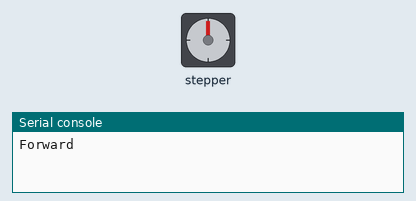
Bench run of a program on a simulated ESP32 board running MicroPython. Parts: stepper motor, the last lines printed to the serial console. The stepper is drawn at 2048 steps a turn. At 28.2 s the program stops and its outputs stay as they are.

Above: at 0.15 s.
At 13.39 s:
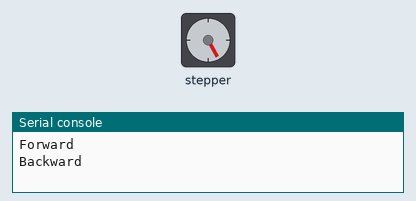
At 20.01 s:
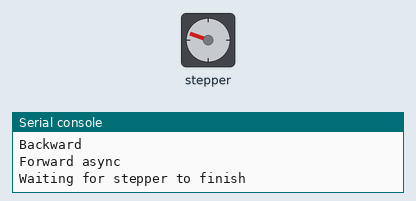
At 26.5 s:
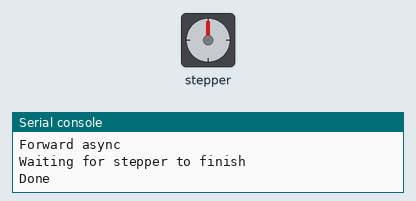
Timing chart, 0 to 28.0 s (numbered marks = the images above):
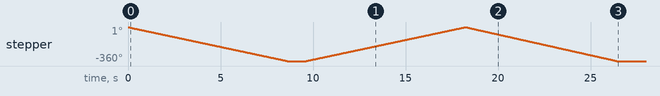

Measured:
- by itself, stepper: turns 360° counter-clockwise in 8.6 s, then 360° clockwise in 8.6 s, then 360° counter-clockwise in 8.2 s

The program:

Step28BYJ48_example.py
```python
# (licence header left out)
"""
"""
from ESP32_Step28BYJ48 import Step28BYJ48
import utime

stepper = Step28BYJ48(13, 12, 14, 27)
stepper.setSpeed(8192)

print("Forward")
stepper.syncSteps(512)

utime.sleep_ms(1000)

print("Backward")
stepper.syncSteps(-512)

print("Forward async")
stepper.asyncSteps(512, callback=lambda t: print('Done'))

# Wait so that the callback prints its message before the program terminates
print("Waiting for stepper to finish")
utime.sleep_ms(10000)

print("Bye!")
```

ESP32_Step28BYJ48.py
```python
# (licence header left out)
import machine
import utime

class Step28BYJ48:
	"""A class for driving a 28BYJ-48 stepper motor."""

	# Sequence of 8 phases to drive the motor. Bits are IN4 IN3 IN2 IN1
	_phases = bytearray([
  	0b1000,
		0b1100,
		0b0100,
		0b0110,
		0b0010,
		0b0011,
		0b0001,
		0b1001,
	])

	# Minimum milliseconds per turn (max speed is one turn in 4.096s)
	minMsPerTurn = 4096

	def __init__(self, pin1, pin2, pin3, pin4, timer=None):
		"""
		Initialize a stepper motor with driving pins 1 to 4 named pin1, pin2, pin3 and pin4.
		If a timer number is provided, this timer will be used, else timer 5 will be used.
		"""
		self._drive = [
			machine.Pin(pin1, machine.Pin.OUT),
			machine.Pin(pin2, machine.Pin.OUT),
			machine.Pin(pin3, machine.Pin.OUT),
			machine.Pin(pin4, machine.Pin.OUT)
		]
		if timer == None:
			timer = -1
		self.msPerTurn = Step28BYJ48.minMsPerTurn  # minimum value / max speed
		self._timer = machine.Timer(timer)
		self._callback = None
		self._remainingPhases = 0

	def setSpeed(self, msPerTurn):
		"""
		Set the rotation speed in milliseconds per turn.
		Higher values mean lower rotation speed.
		"""
		if msPerTurn < Step28BYJ48.minMsPerTurn :
			raise ValueError('Minimum ms per turn is 4096')
		self.msPerTurn = msPerTurn

	def _phaseFreq(self):
		"""Return the frequency of the phase changes to achieve the desired speed."""
		# 4096 phase changes are needed for a turn, the speed is in ms per turn
		return (1000 * 4096) // self.msPerTurn

	def _phasePeriod(self):
		"""Return the period of the phase changes to achieve the desired speed."""
		return self.msPerTurn / (1000 * 4096)

	def _onePhase(self):
		"""Perform one phase change of the coils."""
		if self._remainingPhases == 0 :
			self._timer.deinit()
			for i in range(4) :
				self._drive[i].value(0)
			if self._callback != None :
				self._callback(self)
				self._callback = None
			return False
		self._remainingPhases -= 1
		for i in range(4) :
			self._drive[i].value((Step28BYJ48._phases[self.phase] >> i) & 1)
		self.phase += self.step
		if self.phase > 7 :
			self.phase = 0
		if self.phase < 0 :
			self.phase = 7
		return True

	def _setupSteps(self, n):
		"""Setup all values to perform n steps (8n phase changes)."""
		if self._remainingPhases != 0 :
			raise ValueError('Can not start a rotation while the previous one is not finished')
		if n == 0 :
			return
		elif n > 0:
			self.phase = 0
			self.step = 1
		else:
			self.phase = 7
			self.step = -1
			n = -n
		self._remainingPhases = 8*n  # 8 phases per step

	def asyncSteps(self, n, callback = None):
		"""Make n steps = n*/512 turn ≈ n*0.7° asynchronously.
		   n > 0 turns counter clockwise (positive trigonometric angle).
		   n < 0 turns clockwise (negative trigonometric angle).
		   If callback is not None, it will be called when done.
		"""
		self._setupSteps(n)
		self._callback = callback
		self._timer.init(freq = self._phaseFreq(),
		                 mode = machine.Timer.PERIODIC,
		                 callback = lambda t: self._onePhase())

	def syncSteps(self, n):
		"""Make n steps = n*/512 turn ≈ n*0.7° and return when done.
		   n > 0 turns counter clockwise (positive trigonometric angle).
		   n < 0 turns clockwise (negative trigonometric angle).
		"""
		self._setupSteps(n)
		usdelay = int(self._phasePeriod() * 1E6)
		while self._onePhase() :
			utime.sleep_us(usdelay)
```
